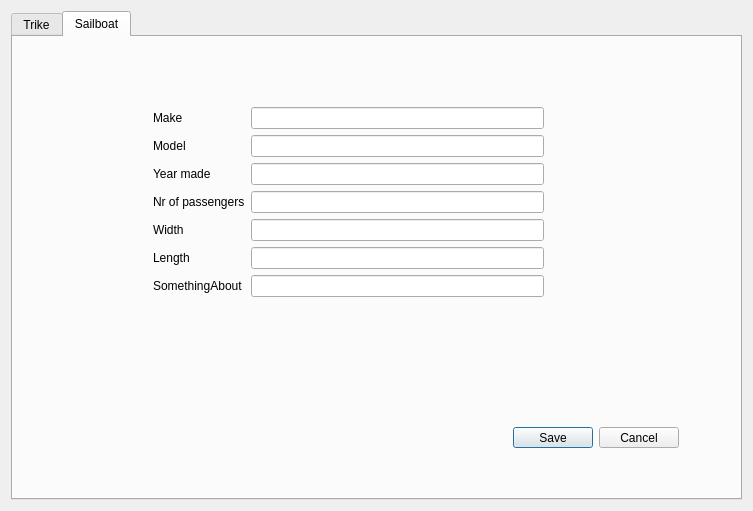
<?xml version="1.0" encoding="UTF-8"?>
<ui version="4.0">
 <class>AddVehicle</class>
 <widget class="QDialog" name="AddVehicle">
  <property name="geometry">
   <rect>
    <x>0</x>
    <y>0</y>
    <width>753</width>
    <height>511</height>
   </rect>
  </property>
  <property name="windowTitle">
   <string>Dialog</string>
  </property>
  <layout class="QHBoxLayout" name="horizontalLayout">
   <item>
    <widget class="QTabWidget" name="tabWidget">
     <property name="currentIndex">
      <number>1</number>
     </property>
     <widget class="QWidget" name="tab">
      <attribute name="title">
       <string>Trike</string>
      </attribute>
      <widget class="QDialogButtonBox" name="trikeForm">
       <property name="enabled">
        <bool>true</bool>
       </property>
       <property name="geometry">
        <rect>
         <x>400</x>
         <y>380</y>
         <width>166</width>
         <height>21</height>
        </rect>
       </property>
       <property name="orientation">
        <enum>Qt::Horizontal</enum>
       </property>
       <property name="standardButtons">
        <set>QDialogButtonBox::Cancel|QDialogButtonBox::Save</set>
       </property>
       <property name="centerButtons">
        <bool>false</bool>
       </property>
      </widget>
      <widget class="QWidget" name="">
       <property name="geometry">
        <rect>
         <x>70</x>
         <y>60</y>
         <width>601</width>
         <height>211</height>
        </rect>
       </property>
       <layout class="QHBoxLayout" name="horizontalLayout_2">
        <item>
         <layout class="QVBoxLayout" name="verticalLayout">
          <item>
           <widget class="QLabel" name="label">
            <property name="text">
             <string>Make</string>
            </property>
            <property name="buddy">
             <cstring>txt_make</cstring>
            </property>
           </widget>
          </item>
          <item>
           <widget class="QLabel" name="label_2">
            <property name="text">
             <string>Modell</string>
            </property>
            <property name="buddy">
             <cstring>txt_modell</cstring>
            </property>
           </widget>
          </item>
          <item>
           <widget class="QLabel" name="label_4">
            <property name="text">
             <string>Year made</string>
            </property>
            <property name="buddy">
             <cstring>txt_yearMade</cstring>
            </property>
           </widget>
          </item>
          <item>
           <widget class="QLabel" name="label_3">
            <property name="text">
             <string>Nr of passengers</string>
            </property>
            <property name="buddy">
             <cstring>txt_nrOfPassengers</cstring>
            </property>
           </widget>
          </item>
          <item>
           <widget class="QLabel" name="label_9">
            <property name="text">
             <string>Horse power</string>
            </property>
            <property name="buddy">
             <cstring>txt_horsePower</cstring>
            </property>
           </widget>
          </item>
          <item>
           <widget class="QLabel" name="label_13">
            <property name="text">
             <string>Cylinder volume</string>
            </property>
            <property name="buddy">
             <cstring>txt_cylinderVolume</cstring>
            </property>
           </widget>
          </item>
          <item>
           <widget class="QLabel" name="label_14">
            <property name="text">
             <string>Something</string>
            </property>
            <property name="buddy">
             <cstring>txt_something</cstring>
            </property>
           </widget>
          </item>
         </layout>
        </item>
        <item>
         <layout class="QVBoxLayout" name="verticalLayout_4">
          <item>
           <widget class="QLineEdit" name="txt_make"/>
          </item>
          <item alignment="Qt::AlignVCenter">
           <widget class="QLineEdit" name="txt_modell"/>
          </item>
          <item>
           <widget class="QLineEdit" name="txt_yearMade"/>
          </item>
          <item>
           <widget class="QLineEdit" name="txt_nrOfPassengers"/>
          </item>
          <item>
           <widget class="QLineEdit" name="txt_horsePower"/>
          </item>
          <item>
           <widget class="QLineEdit" name="txt_cylinderVolume"/>
          </item>
          <item>
           <widget class="QLineEdit" name="txt_something"/>
          </item>
         </layout>
        </item>
       </layout>
      </widget>
     </widget>
     <widget class="QWidget" name="tab_2">
      <attribute name="title">
       <string>Sailboat</string>
      </attribute>
      <widget class="QDialogButtonBox" name="SailboatForm">
       <property name="geometry">
        <rect>
         <x>500</x>
         <y>390</y>
         <width>166</width>
         <height>21</height>
        </rect>
       </property>
       <property name="orientation">
        <enum>Qt::Horizontal</enum>
       </property>
       <property name="standardButtons">
        <set>QDialogButtonBox::Cancel|QDialogButtonBox::Save</set>
       </property>
      </widget>
      <widget class="QWidget" name="layoutWidget">
       <property name="geometry">
        <rect>
         <x>140</x>
         <y>70</y>
         <width>391</width>
         <height>301</height>
        </rect>
       </property>
       <layout class="QFormLayout" name="formLayout">
        <item row="0" column="0">
         <layout class="QVBoxLayout" name="verticalLayout_3">
          <item>
           <widget class="QLabel" name="label_11">
            <property name="text">
             <string>Make</string>
            </property>
            <property name="buddy">
             <cstring>sailMakeTxt</cstring>
            </property>
           </widget>
          </item>
          <item>
           <widget class="QLabel" name="label_6">
            <property name="text">
             <string>Model</string>
            </property>
            <property name="buddy">
             <cstring>sailModelTxt</cstring>
            </property>
           </widget>
          </item>
          <item>
           <widget class="QLabel" name="label_8">
            <property name="text">
             <string>Year made</string>
            </property>
            <property name="buddy">
             <cstring>sailYearMadeTxt</cstring>
            </property>
           </widget>
          </item>
          <item>
           <widget class="QLabel" name="label_7">
            <property name="text">
             <string>Nr of passengers</string>
            </property>
            <property name="buddy">
             <cstring>sailNrOfPassengersTxt</cstring>
            </property>
           </widget>
          </item>
          <item>
           <widget class="QLabel" name="label_5">
            <property name="text">
             <string>Width</string>
            </property>
            <property name="buddy">
             <cstring>sailWidthTxt</cstring>
            </property>
           </widget>
          </item>
          <item>
           <widget class="QLabel" name="label_10">
            <property name="text">
             <string>Length</string>
            </property>
            <property name="buddy">
             <cstring>sailLengthTxt</cstring>
            </property>
           </widget>
          </item>
          <item>
           <widget class="QLabel" name="label_12">
            <property name="text">
             <string>SomethingAbout</string>
            </property>
            <property name="buddy">
             <cstring>sailSomethingTxt</cstring>
            </property>
           </widget>
          </item>
         </layout>
        </item>
        <item row="0" column="1">
         <layout class="QVBoxLayout" name="verticalLayout_2">
          <item>
           <widget class="QLineEdit" name="sailMakeTxt">
            <property name="maxLength">
             <number>32767</number>
            </property>
            <property name="placeholderText">
             <string/>
            </property>
           </widget>
          </item>
          <item>
           <widget class="QLineEdit" name="sailModelTxt">
            <property name="maxLength">
             <number>32767</number>
            </property>
           </widget>
          </item>
          <item>
           <widget class="QLineEdit" name="sailYearMadeTxt">
            <property name="maxLength">
             <number>32767</number>
            </property>
           </widget>
          </item>
          <item>
           <widget class="QLineEdit" name="sailNrOfPassengersTxt">
            <property name="maxLength">
             <number>32767</number>
            </property>
           </widget>
          </item>
          <item>
           <widget class="QLineEdit" name="sailWidthTxt">
            <property name="maxLength">
             <number>32767</number>
            </property>
           </widget>
          </item>
          <item>
           <widget class="QLineEdit" name="sailLengthTxt">
            <property name="maxLength">
             <number>32767</number>
            </property>
           </widget>
          </item>
          <item>
           <widget class="QLineEdit" name="sailSomethingTxt">
            <property name="text">
             <string/>
            </property>
            <property name="maxLength">
             <number>32767</number>
            </property>
           </widget>
          </item>
         </layout>
        </item>
       </layout>
      </widget>
     </widget>
    </widget>
   </item>
  </layout>
 </widget>
 <resources/>
 <connections>
  <connection>
   <sender>SailboatForm</sender>
   <signal>rejected()</signal>
   <receiver>AddVehicle</receiver>
   <slot>reject()</slot>
   <hints>
    <hint type="sourcelabel">
     <x>515</x>
     <y>422</y>
    </hint>
    <hint type="destinationlabel">
     <x>286</x>
     <y>274</y>
    </hint>
   </hints>
  </connection>
  <connection>
   <sender>SailboatForm</sender>
   <signal>accepted()</signal>
   <receiver>AddVehicle</receiver>
   <slot>accept()</slot>
   <hints>
    <hint type="sourcelabel">
     <x>515</x>
     <y>422</y>
    </hint>
    <hint type="destinationlabel">
     <x>157</x>
     <y>274</y>
    </hint>
   </hints>
  </connection>
 </connections>
</ui>
